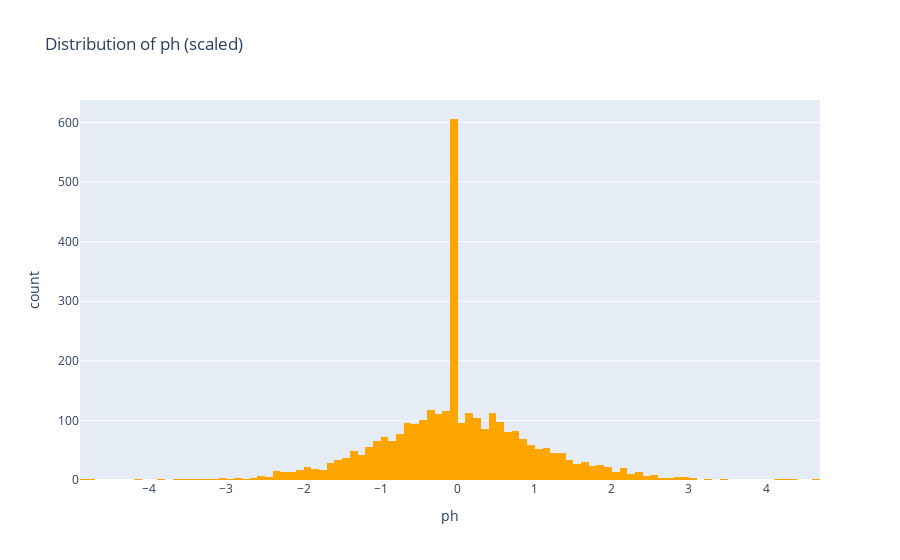
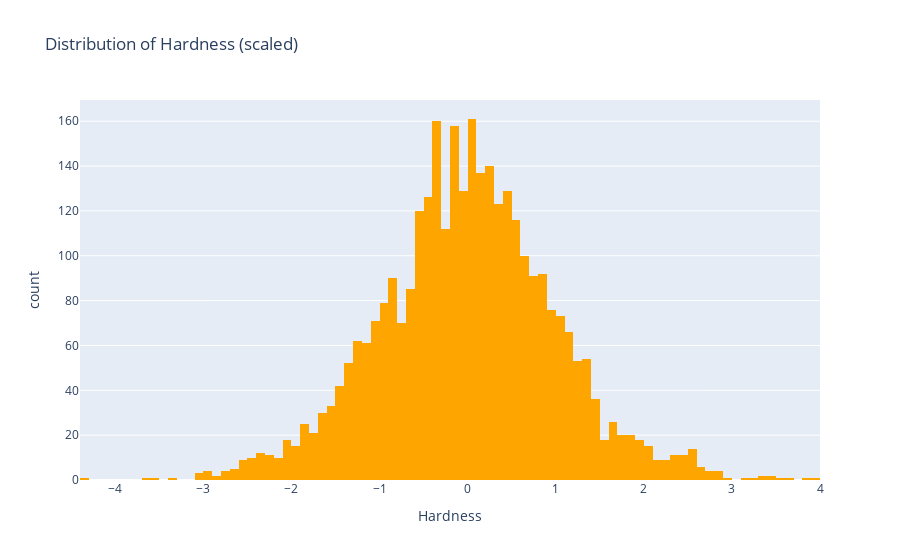
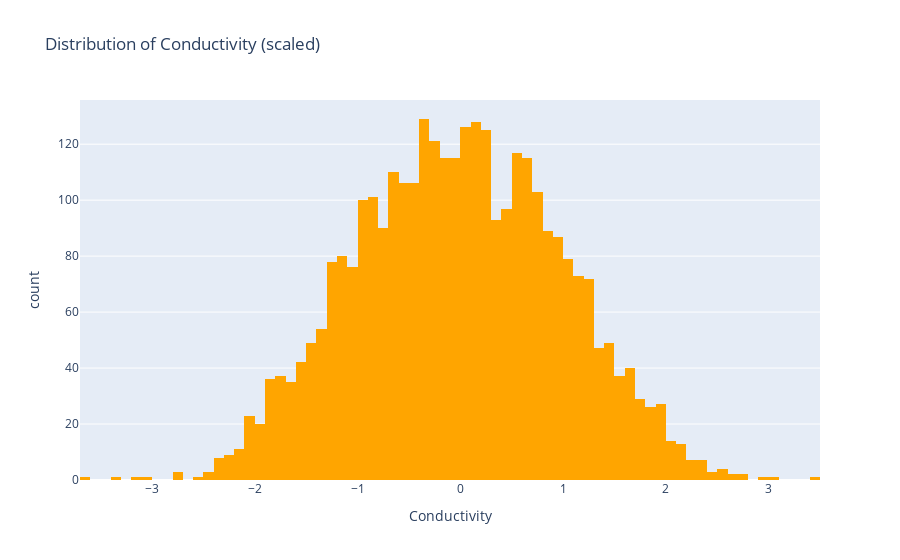
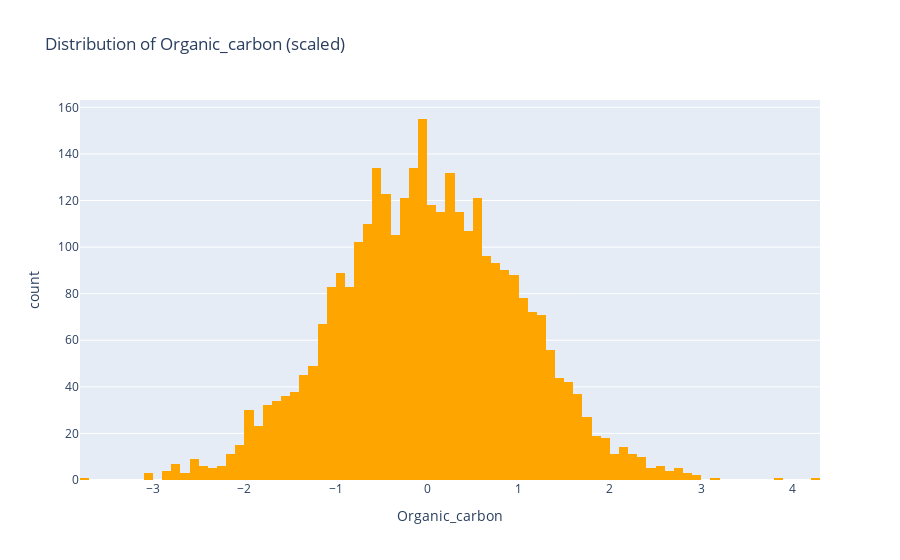

The cell these charts' notebook holds for them, in order:
### Code cell
import pandas as pd
import plotly.express as px
import plotly.graph_objects as go
from sklearn.impute import SimpleImputer

# 1. Inspect basic structure and summary statistics
print(df.head())
df.info()
print(df.describe())

# 2. Summarize missing values and perform mean imputation
missing = df.isnull().sum().sort_values(ascending=False)
print("Missing by column:\n", missing[missing > 0])

if missing.sum() > 0:
    fig = go.Figure(
        data=[
            go.Pie(
                labels=missing.index,
                values=missing.values,
                hole=0.4,
                marker=dict(
                    colors=['orange', 'lightblue', 'lightgreen', 'lightcoral', 'lightsalmon']
                ),
            )
        ]
    )
    fig.update_traces(textinfo='percent+label')
    fig.update_layout(title='Missing-value distribution')
    fig.show()

    imp = SimpleImputer(strategy='mean')
    for col in missing[missing > 0].index:
        df[col] = imp.fit_transform(df[[col]])
    print("Post-imputation:\n", df.isnull().sum())

# 3. Build a scaled and transformed DataFrame for visualizations
#    (uses the pre-fitted `preprocessor` from the feature-engineering cell)
features = [
    'ph',
    'Hardness',
    'Conductivity',
    'Organic_carbon',
    'Solids',
    'Sulfate',
    'Trihalomethanes',
    'Chloramines',
    'Turbidity',
]
scaled_array = preprocessor.transform(df[features])
df_scaled = pd.DataFrame(scaled_array, columns=features, index=df.index)
df_scaled['Potability'] = df['Potability'].values

print("Scaled dataframe preview:")
print(df_scaled.head())

# 4. Univariate distributions (histograms)
for col in df_scaled.select_dtypes(include=['int64', 'float64']).columns:
    fig = px.histogram(df_scaled, x=col, title=f'Distribution of {col} (scaled)')
    fig.update_traces(marker_color='orange')
    fig.show()

# 5. Target distribution (bar chart)
pdist = (
    df_scaled['Potability']
    .value_counts()
    .rename_axis('Pot')
    .reset_index(name='Count')
)
pdist['Pot'] = pdist['Pot'].map({0: 'Non-potable', 1: 'Potable'})
fig = go.Figure(
    go.Bar(
        x=pdist['Pot'],
        y=pdist['Count'],
        marker=dict(color=['orange', '#3498DB']),
    )
)
fig.update_layout(
    title='Potability counts',
    xaxis_title='Potability',
    yaxis_title='Count',
    template='plotly_dark',
)
fig.show()

# 6. Box plot and selected scatter pairs
fig = px.box(df_scaled, y='Solids', title='Total dissolved solids (scaled)')
fig.show()

pairs = [
    ('Sulfate', 'Trihalomethanes'),
    ('Sulfate', 'Turbidity'),
    ('Conductivity', 'Organic_carbon'),
    ('Trihalomethanes', 'Conductivity'),
    ('ph', 'Hardness'),
]
for x, y in pairs:
    fig = px.scatter(
        df_scaled,
        x=x,
        y=y,
        color='Potability',
        title=f'{x} vs {y} (scaled)',
    )
    fig.show()

# 7. Correlation analysis
corr = df_scaled.corr()

fig = px.scatter(
    df_scaled,
    x='Potability',
    y='ph',
    trendline='ols',
    title=f'pH vs Potability (r={corr.loc["ph","Potability"]:.2f})',
)
fig.show()

fig = px.scatter(
    df_scaled,
    x='Potability',
    y='Hardness',
    trendline='ols',
    title=f'Hardness vs Potability (r={corr.loc["Hardness","Potability"]:.2f})',
)
fig.show()

fig = px.imshow(
    corr,
    labels=dict(color='Correlation'),
    x=corr.columns,
    y=corr.index,
    color_continuous_scale='RdBu',
    title='Correlation matrix (scaled)',
)
fig.update_xaxes(side='top')
fig.show()

### Figure 1 — Plotly figure (JSON) as saved in the notebook; plotly's stock layout.template omitted (floating-point values rounded to 4 significant figures; data arrays with more than 128 entries replaced by an {"elided": "..."} marker saying what was removed)
{"data": [{"bingroup": "x", "hovertemplate": "ph=%{x}<br>count=%{y}<extra></extra>", "legendgroup": "", "marker": {"color": "orange", "pattern": {"shape": ""}}, "name": "", "orientation": "v", "showlegend": false, "type": "histogram", "x": {"elided": "3276 float values"}, "xaxis": "x", "yaxis": "y"}], "layout": {"barmode": "relative", "legend": {"tracegroupgap": 0}, "title": {"text": "Distribution of ph (scaled)"}, "xaxis": {"anchor": "y", "domain": [0, 1], "title": {"text": "ph"}}, "yaxis": {"anchor": "x", "domain": [0, 1], "title": {"text": "count"}}}}

### Figure 2 — Plotly figure (JSON) as saved in the notebook; plotly's stock layout.template omitted (floating-point values rounded to 4 significant figures; data arrays with more than 128 entries replaced by an {"elided": "..."} marker saying what was removed)
{"data": [{"bingroup": "x", "hovertemplate": "Hardness=%{x}<br>count=%{y}<extra></extra>", "legendgroup": "", "marker": {"color": "orange", "pattern": {"shape": ""}}, "name": "", "orientation": "v", "showlegend": false, "type": "histogram", "x": {"elided": "3276 float values"}, "xaxis": "x", "yaxis": "y"}], "layout": {"barmode": "relative", "legend": {"tracegroupgap": 0}, "title": {"text": "Distribution of Hardness (scaled)"}, "xaxis": {"anchor": "y", "domain": [0, 1], "title": {"text": "Hardness"}}, "yaxis": {"anchor": "x", "domain": [0, 1], "title": {"text": "count"}}}}

### Figure 3 — Plotly figure (JSON) as saved in the notebook; plotly's stock layout.template omitted (floating-point values rounded to 4 significant figures; data arrays with more than 128 entries replaced by an {"elided": "..."} marker saying what was removed)
{"data": [{"bingroup": "x", "hovertemplate": "Conductivity=%{x}<br>count=%{y}<extra></extra>", "legendgroup": "", "marker": {"color": "orange", "pattern": {"shape": ""}}, "name": "", "orientation": "v", "showlegend": false, "type": "histogram", "x": {"elided": "3276 float values"}, "xaxis": "x", "yaxis": "y"}], "layout": {"barmode": "relative", "legend": {"tracegroupgap": 0}, "title": {"text": "Distribution of Conductivity (scaled)"}, "xaxis": {"anchor": "y", "domain": [0, 1], "title": {"text": "Conductivity"}}, "yaxis": {"anchor": "x", "domain": [0, 1], "title": {"text": "count"}}}}

### Figure 4 — Plotly figure (JSON) as saved in the notebook; plotly's stock layout.template omitted (floating-point values rounded to 4 significant figures; data arrays with more than 128 entries replaced by an {"elided": "..."} marker saying what was removed)
{"data": [{"bingroup": "x", "hovertemplate": "Organic_carbon=%{x}<br>count=%{y}<extra></extra>", "legendgroup": "", "marker": {"color": "orange", "pattern": {"shape": ""}}, "name": "", "orientation": "v", "showlegend": false, "type": "histogram", "x": {"elided": "3276 float values"}, "xaxis": "x", "yaxis": "y"}], "layout": {"barmode": "relative", "legend": {"tracegroupgap": 0}, "title": {"text": "Distribution of Organic_carbon (scaled)"}, "xaxis": {"anchor": "y", "domain": [0, 1], "title": {"text": "Organic_carbon"}}, "yaxis": {"anchor": "x", "domain": [0, 1], "title": {"text": "count"}}}}
